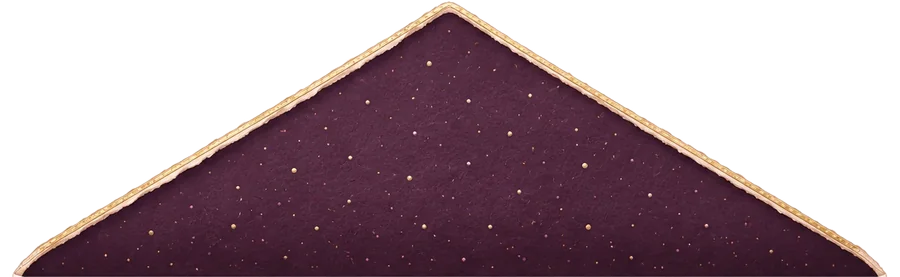
#> input picture components/gacha/assets/envelope/envelope-flap-inner.webp, 900 x 277 px
$ python build-gacha-envelope-layers.py ../components/gacha/assets/envelope/envelope-flap-inner.webp ../components/gacha/assets/envelope/envelope-flap-outer.webp out.png
#> lines starting #> are read from the running program, lines starting #| are printed output that depends on the picture; after the words box and inside, x2 and y2 are one past the last pixel; in counts of white or black regions, pixels touching at a corner belong together
"""從「關著／打開」兩張白底信封插畫拆出櫻色誓約揭曉動畫的圖層。

用法：python3 tools/build-gacha-envelope-layers.py <打開.webp> <關著.webp> [輸出資料夾]
需要：pip install pillow numpy
輸出：envelope-lining / envelope-pocket / envelope-flap-outer / envelope-flap-inner、
      三種稀有度蠟封 seal-r / seal-sr / seal-ssr（WebP），以及 geometry.json。
geometry.json 的比例需同步到 GachaRevealSequence.jsx 的 .sgr-env／.sgr-seal 等 CSS。
部分閾值（信封本體上緣 HINGE、蠟封取樣點）是依目前這組素材量出來的，換圖時要重新確認。
"""
import sys, json
from PIL import Image, ImageFilter, ImageDraw
import numpy as np
OPEN, CLOSED = sys.argv[1], sys.argv[2]
OUT = sys.argv[3] if len(sys.argv) > 3 else "components/gacha/assets/envelope"
o = np.asarray(Image.open(OPEN).convert("RGB")).astype(int)
c = np.asarray(Image.open(CLOSED).convert("RGB")).astype(int)
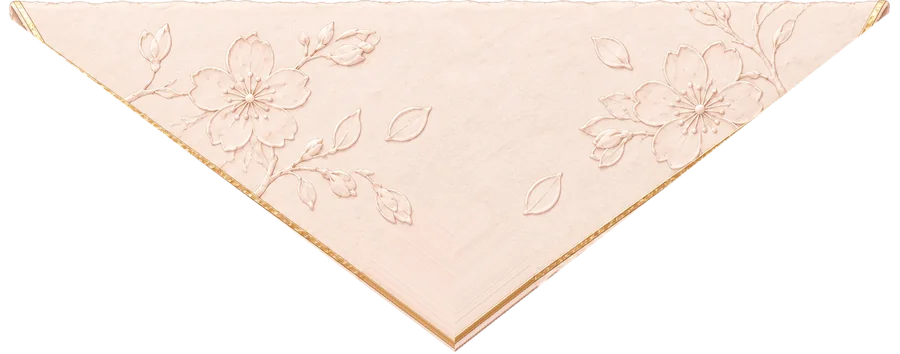
#> input picture components/gacha/assets/envelope/envelope-flap-outer.webp, 900 x 354 px
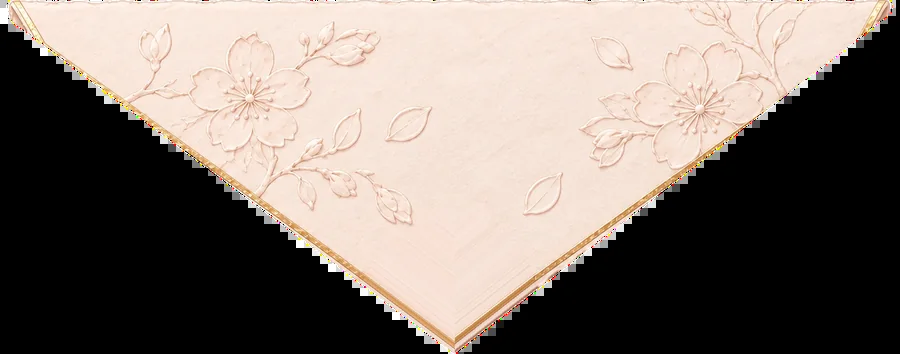
#> c: shape (354, 900, 3) int64; mean R, G, B 129.1, 118.5, 111
H, W = o.shape[:2]
#> H = 277; W = 900

def flood_bg(a, thr=28):
#> called with thr = 28
    white = (255 * 3 - a.sum(2)) < thr * 3
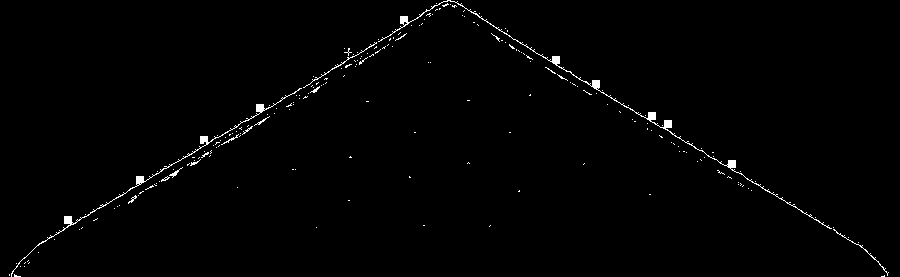
#> white: shape (277, 900) bool; 1% white in thin lines or dots
    reach = np.zeros_like(white)
    reach[0], reach[-1], reach[:, 0], reach[:, -1] = white[0], white[-1], white[:, 0], white[:, -1]
#> reach: shape (277, 900) bool; 0.01% white in thin lines or dots
    while True:
        n = reach.copy(); n[1:] |= reach[:-1]; n[:-1] |= reach[1:]; n[:, 1:] |= reach[:, :-1]; n[:, :-1] |= reach[:, 1:]; n &= white
        if (n == reach).all(): return ~reach
        reach = n
#> n: shape (277, 900) bool; 0.02% white in thin lines or dots

def rgba(a, mask, blur=0.8):
    im = Image.fromarray(a.astype(np.uint8)).convert("RGBA")
    im.putalpha(Image.fromarray((mask * 255).astype(np.uint8)).filter(ImageFilter.GaussianBlur(blur)))
    return im

# ---- 打開的信封：內襯／口袋／信封蓋內側
HINGE = 398
env = flood_bg(o)
#> env: shape (277, 900) bool; 100% white; black in thin lines or dots
yy = np.arange(H)[:, None] * np.ones((1, W), bool)
light = o.max(2) >= 165
#> light: shape (277, 900) bool; 6.8% white; 112 white regions (110 under 20 px), largest, box (x1, y1, x2, y2) and area: (8, 0, 889, 277) 16549, (582, 163, 588, 168) 20
cand = Image.fromarray(((light & env & (yy >= HINGE)) * 255).astype(np.uint8))
#> cand: PIL image 900x277 L; every value is 0
pocket = (np.asarray(cand.filter(ImageFilter.MinFilter(9)).filter(ImageFilter.MaxFilter(11))) > 127) & env & light
lining = env & (yy >= HINGE) & ~pocket
flap_in = env & (yy < HINGE)

# ---- 關著的信封：蠟封
Rc, Gc, Bc = c[:, :, 0], c[:, :, 1], c[:, :, 2]
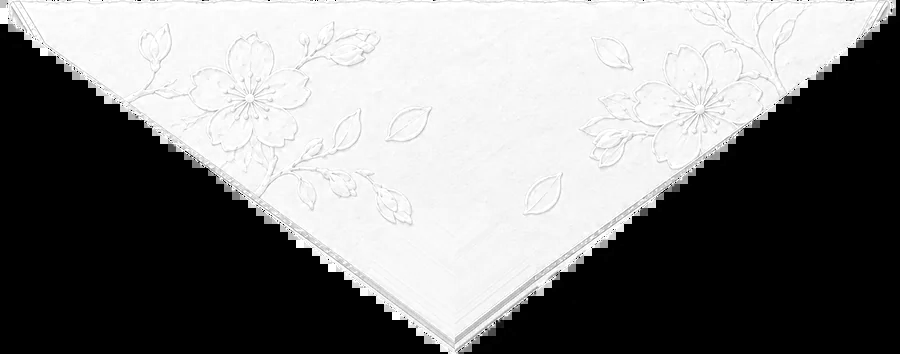
#> Rc: shape (354, 900) int64; min 0, max 255, mean 129.1
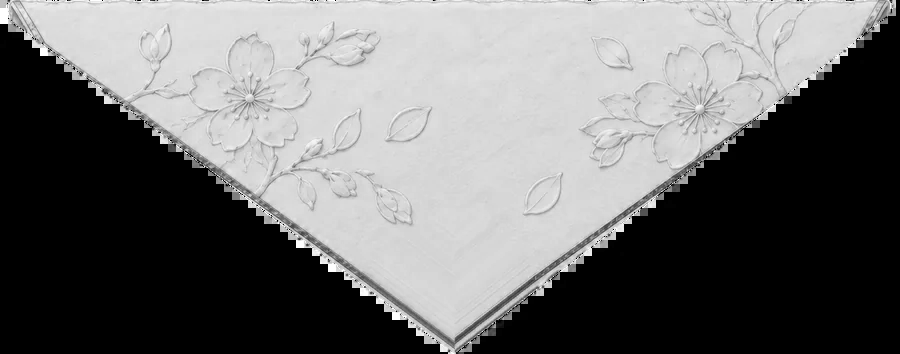
#> Bc: shape (354, 900) int64; min 0, max 255, mean 111
sat = (c.max(2) - c.min(2)) / np.maximum(c.max(2), 1)
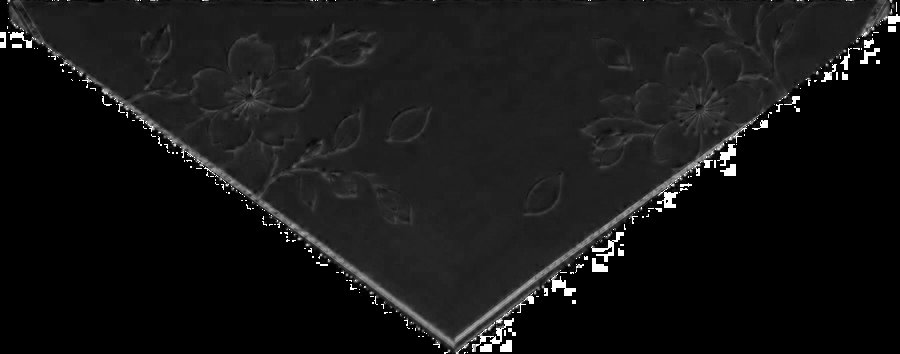
#> sat: shape (354, 900) float64; min 0, max 1, mean 0.0874
sealish = (sat > 0.22) & (Bc >= Gc - 8) & (Rc > Bc)
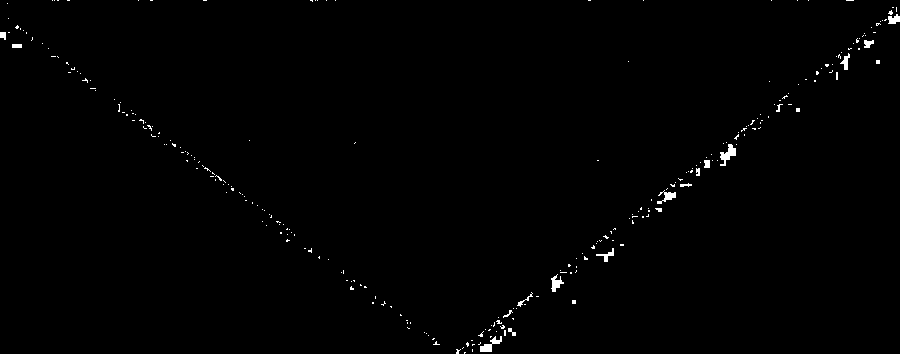
#> sealish: shape (354, 900) bool; 0.66% white; 274 white regions (256 under 20 px), largest, box (x1, y1, x2, y2) and area: (720, 144, 736, 166) 167, (480, 336, 502, 352) 146, (551, 274, 564, 292) 115
#> (the run stopped early here; a loop or call above may not have finished)
